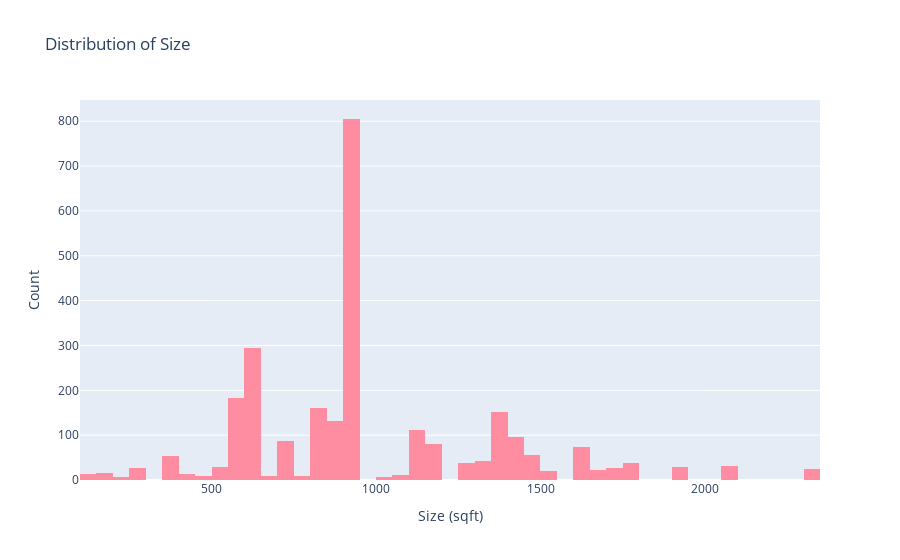

This figure's notebook cell:
### Code cell
# Visualise the distribution of Size(sqf):
fig = px.histogram(df, x='Size(sqf)', nbins=50, title="Distribution of Size")
fig.update_layout(
    xaxis_title="Size (sqft)", 
    yaxis_title="Count"
)

fig.update_traces(marker_color='#FF8DA1')
fig.show()

### Figure 1 — Plotly figure (JSON) as saved in the notebook; plotly's stock layout.template omitted (floating-point values rounded to 4 significant figures; data arrays with more than 128 entries replaced by an {"elided": "..."} marker saying what was removed)
{"data": [{"alignmentgroup": "True", "bingroup": "x", "hovertemplate": "Size(sqf)=%{x}<br>count=%{y}<extra></extra>", "legendgroup": "", "marker": {"color": "#FF8DA1", "pattern": {"shape": ""}}, "name": "", "nbinsx": 50, "offsetgroup": "", "orientation": "v", "showlegend": false, "type": "histogram", "x": {"elided": "2701 int values"}, "xaxis": "x", "yaxis": "y"}], "layout": {"barmode": "relative", "legend": {"tracegroupgap": 0}, "title": {"text": "Distribution of Size"}, "xaxis": {"anchor": "y", "domain": [0, 1], "title": {"text": "Size (sqft)"}}, "yaxis": {"anchor": "x", "domain": [0, 1], "title": {"text": "Count"}}}}
